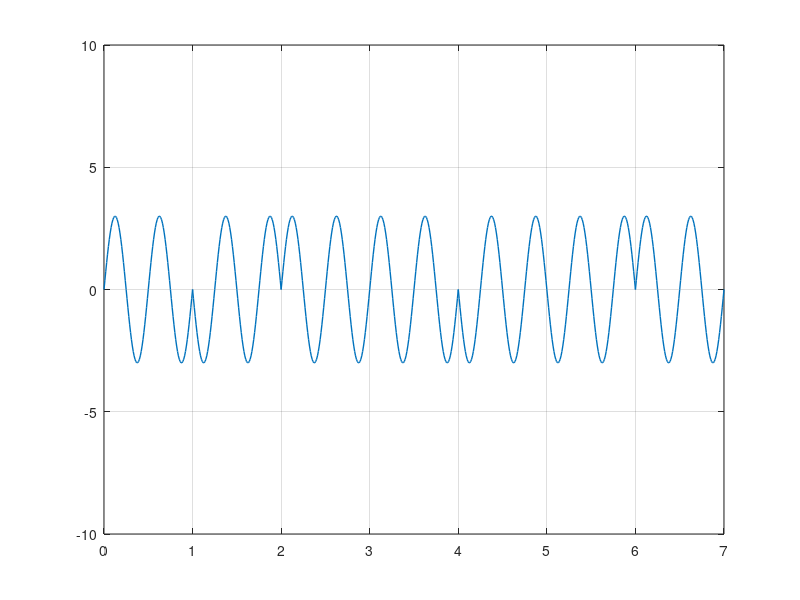

Here is the MATLAB script that generated this plot:
clc; #... Clear command line
clear all; #... Clear variables
close all; #... Clear figures

bits = [1 0 1 1 0 0 1]; #... Bitstream

#... Modulation

bitrate = 1; #... Number of bits per second

sampling_rate = 100;
sampling_time = 1/sampling_rate;

end_time = length(bits)/bitrate;
time = 0:sampling_time:end_time;

a = 3; #... Amplitude
f = 2; #... Frequency
signal = a*sin(2*pi*f*time);
modulation = signal;

in = 1; #... Bitstream index

for i = 1:length(time)
    if bits(in) == 0
        modulation(i) = -1*signal(i);
    endif
    if time(i)*bitrate >= in
        in = in+1;
    endif
endfor

plot(time, modulation, "LineWidth", 1);
axis([0 end_time -10 10]);
grid on;

#... Demodulation

in = 1;

for i = 1:length(modulation)
    demodultaion(in) = 1;
    if modulation(i) != signal(i)
        demodultaion(in) = 0;
    endif
    if time(i)*bitrate >= in
        in = in+1;
    endif
endfor

disp(demodultaion);
